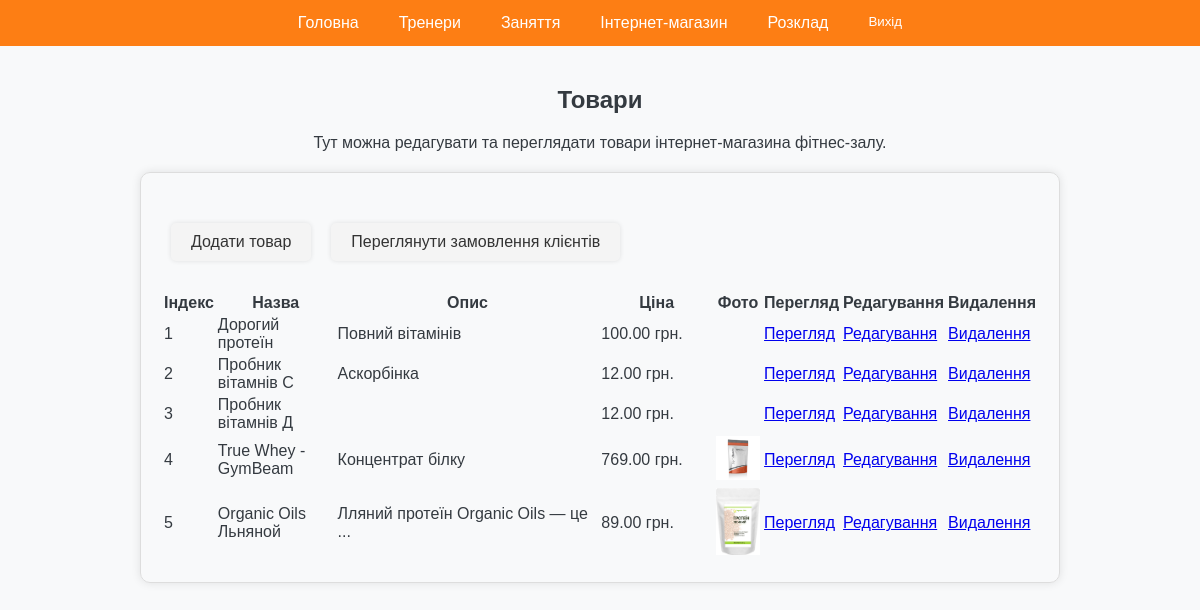
Screenshot of /shop/admin/index.php (signed in) with the database file from the repository.
### tables this page shows
CREATE TABLE `Products` (
  `product_id` int(11) NOT NULL,
  `name` varchar(255) NOT NULL,
  `description` text,
  `price` decimal(10,2) NOT NULL,
  `image` varchar(255) DEFAULT NULL,
  `created_at` timestamp NULL DEFAULT CURRENT_TIMESTAMP
);

### shop/admin/index.php (the view, shortened to what this page needs)
<?php
if (!isset($_SESSION['id']) || ($_SESSION['access'] != 2 && $_SESSION['access'] != 3)) {
  echo "<script>alert(\"Доступ заборонений!\");
            location.href='../index.php';
            </script>";
} else {
  include("../../include/db_connect.php");
  $sel = mysqli_query($connect, "SELECT * FROM `Products`  GROUP BY product_id ");
  $row = mysqli_fetch_assoc($sel);
}
function truncateDescription($description, $length = 50) {
    if (strlen($description) > $length) {
        return substr($description, 0, $length) . '...';
    } else {
        return $description;
    }
}
?>
<!DOCTYPE html>
<html lang="en">
<head>
    <link rel="stylesheet" href="../../css/styles.css">
</head>
<body>
  <div class="navbar">
        <a href="../../admin/index.php">Головна</a>
        <a href="../../trainer/admin/index.php">Тренери</a>
        <a href="../../lessons/index.php">Заняття</a>
        <a href="index.php">Інтернет-магазин</a>
        <a href="../../schedule.php">Розклад</a>
        <form action="" method="post" >
            <button type="submit" class="exit_account" name="exit_account">Вихід</button>
        </form>
    </div>
    <div class="container">
        <div class="welcome">
            <h2>Товари</h2>
            <p>Тут можна редагувати та переглядати товари інтернет-магазина фітнес-залу.</p>
        </div>
    <div class="trainer-card">
<div class="section-links">
            <a href="add.php">Додати товар</a>
            <a href="orders.php">Переглянути замовлення клієнтів</a>
        </div>
    <div class="spisok-table">
    <table class="admin_table">
      <tr>
        <th width="25px">Індекс</th>
        <th width="125px">Назва</th>
        <th width="300px">Опис</th>
        <th width="125px">Ціна</th>
        <th>Фото</th>
        <th>Перегляд</th>
        <th>Редагування</th>
        <th>Видалення</th>
      </tr>
      <?php
      do {
        $description = truncateDescription($row['description'], 50);
        echo '
                    <tr>
                    <td>' . $row['product_id'] . '</td>
                    <td>' . $row['name'] . '</td>
                    <td>' . $description  . '</td>
                    <td>' . $row['price'] . ' грн.</td>';
        if($row['image']!=null){
          echo'<td><img src="../../images/products/' . $row['image'] . '" width="44px" heigth="44px" ></td>';
        }
        else{
          echo '<td></td>';
        }
        echo'
                    <td><a class="admin-links" href="product.php?id=' . $row['product_id'] . '">Перегляд</a></td>
                    <td><a class="admin-links" href="edit.php?id=' . $row['product_id'] . '">Редагування</a></td>
                    <td><a class="admin-links" href="vendor\delete.php?id=' . $row['product_id'] . '" onclick="return ConfirmDelete()">Видалення</a></td>
                    </tr>
                    ';
      } while ($row = mysqli_fetch_assoc($sel));
      ?>
    </table>
  </div>
  </div>
  </div>
</body>
</html>

### css/styles.css (style rules this page uses)
body { font-family: Arial, sans-serif; margin: 0; padding: 0; background-color: #f8f9fa; color: #343a40; }
.navbar { display: flex; justify-content: center; background-color: #fd7e14; }
.navbar a { color: #ffffff; padding: 14px 20px; text-decoration: none; text-align: center; }
.exit_account { cursor: pointer; color: #ffffff; background: none; border: none; padding: 14px 20px; text-decoration: none; text-align: center; }
.container { width: 80%; margin: 0 auto; padding: 20px; }
.welcome { text-align: center; margin-top: 10px; }
.section-links { margin: 20px 0; display: flex; align-items: center; }
.section-links a { display: inline-block; margin: 10px; padding: 10px 20px; background-color: #f4f4f4; color: #333; text-decoration: none; border-radius: 5px; box-shadow: 0 0 5px rgba(0, 0, 0, 0.1); }
.trainer-card { border: 1px solid #ddd; padding: 20px; margin: 20px; border-radius: 10px; box-shadow: 0 0 10px rgba(0, 0, 0, 0.1); }

### rows the page displays
products: product_id "1", name "Дорогий протеїн", description "Повний вітамінів", price "100.00"
products: product_id "2", name "Пробник вітамнів С", description "Аскорбінка", price "12.00"
products: product_id "3", name "Пробник вітамнів Д", price "12.00"
products: product_id "4", name "True Whey - GymBeam", description "Концентрат білку", price "769.00", image (picture)
products: product_id "5", name "Organic Oils Льняной", description "Лляний протеїн Organic Oils — це ...", price "89.00", image (picture)
